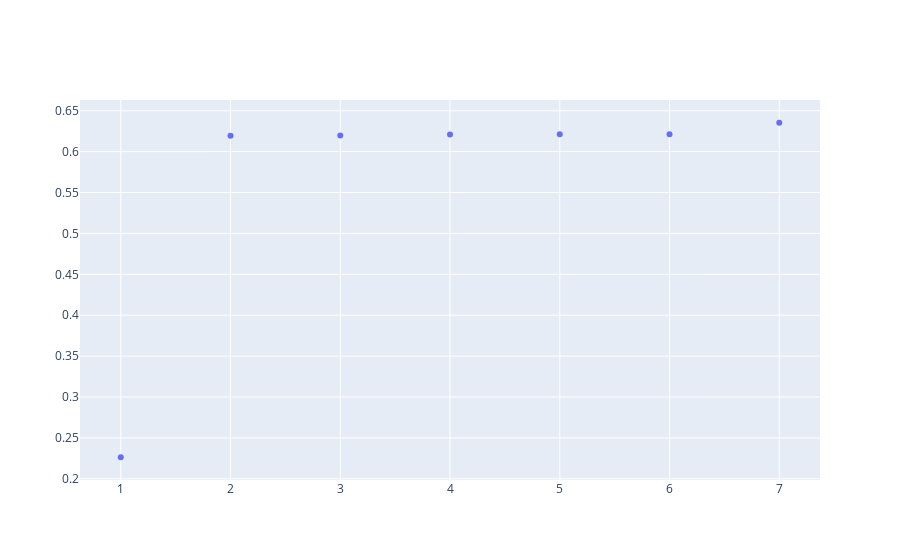

The cell this chart's notebook holds for it:
### Code cell
from graph import trace_values, plot
trace = trace_values(x_values, y_values)
plot([trace])

### Figure 1 — Plotly figure (JSON) as saved in the notebook; plotly's stock layout.template omitted (floating-point values rounded to 4 significant figures)
{"data": [{"mode": "markers", "name": "data", "text": [], "type": "scatter", "x": [7, 6, 5, 4, 3, 2, 1], "y": [0.6353, 0.6212, 0.6212, 0.6209, 0.6196, 0.6195, 0.2263]}], "layout": {}}
